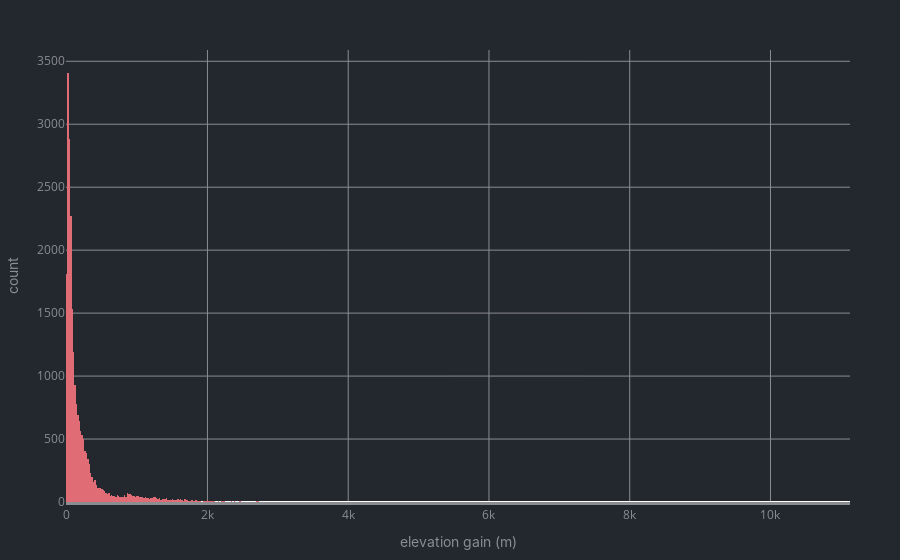

Write notebook code for a chart like this one.
### Code cell
my_freqdist(data['elevation gain (m)'])

### Figure 1 — Plotly figure (JSON) as saved in the notebook; plotly's stock layout.template omitted (floating-point values rounded to 4 significant figures; data arrays with more than 128 entries replaced by an {"elided": "..."} marker saying what was removed)
{"data": [{"alignmentgroup": "True", "bingroup": "x", "hovertemplate": "elevation gain (m)=%{x}<br>count=%{y}<extra></extra>", "legendgroup": "", "marker": {"color": "#e06c75", "pattern": {"shape": ""}}, "name": "", "offsetgroup": "", "orientation": "v", "showlegend": false, "type": "histogram", "x": {"elided": "23182 float values"}, "xaxis": "x", "yaxis": "y"}], "layout": {"autosize": true, "barmode": "relative", "font": {"color": "#8b8d90"}, "legend": {"tracegroupgap": 0}, "margin": {"b": 50, "l": 50, "r": 50, "t": 50}, "paper_bgcolor": "#23272e", "plot_bgcolor": "#23272e", "xaxis": {"anchor": "y", "domain": [0, 1], "gridcolor": "#8b8d90", "linecolor": "#8b8d90", "linewidth": 3, "title": {"font": {"family": "Inter"}, "text": "elevation gain (m)"}}, "yaxis": {"anchor": "x", "domain": [0, 1], "gridcolor": "#8b8d90", "title": {"font": {"family": "Inter"}, "text": "count"}}}}
